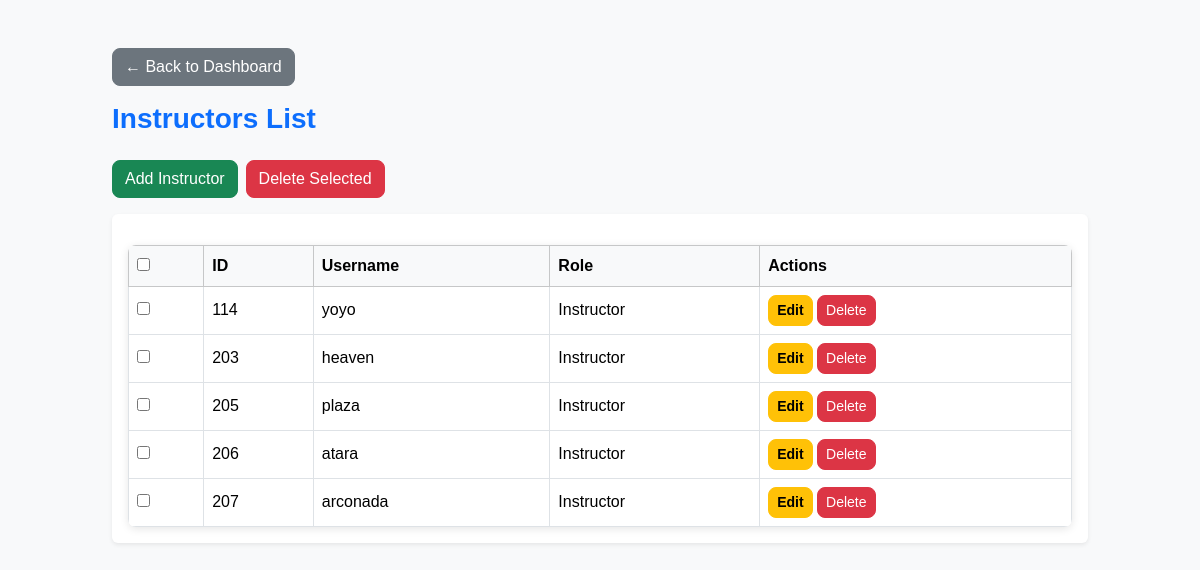
Before: /dashboard/admin/instructors (signed in) with the older database file.
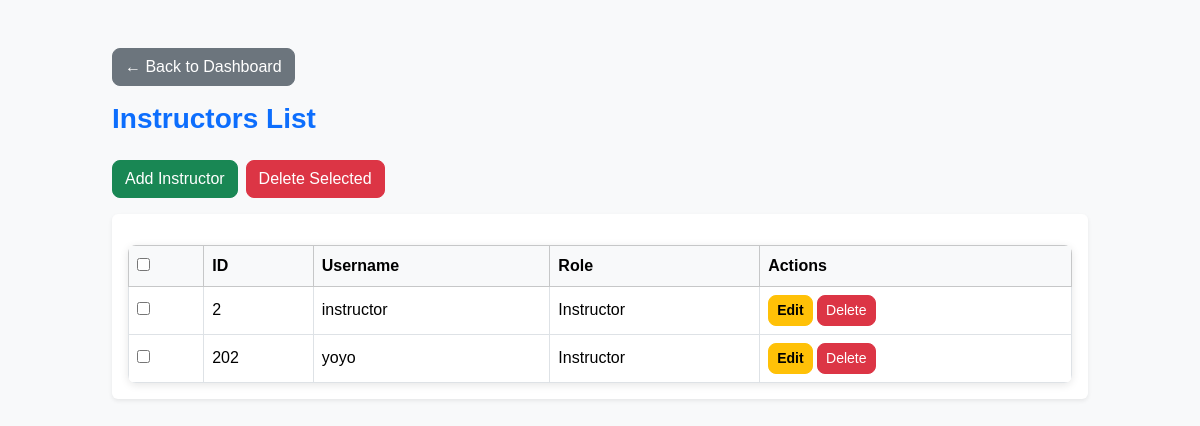
After: the same page with the newer database file.
### app.py (models this page shows)
class User(db.Model):
    id = db.Column(db.Integer, primary_key=True)
    username = db.Column(db.String(50), unique=True, nullable=False)
    password = db.Column(db.String(200), nullable=False)
    role = db.Column(db.String(20), nullable=False)  # Admin/Instructor/Student

### app.py (the view)
@app.route('/dashboard/admin/instructors')
@login_required(role='Admin')
def view_instructors():
    instructors = User.query.filter_by(role='Instructor').all()
    return render_template('instructors.html', instructors=instructors)

### app.py (called while the page is built)
def login_required(role=None):
    def decorator(f):
        @wraps(f)
        def decorated_function(*args, **kwargs):
            if 'user_id' not in session:
                flash("Please log in first.", "danger")
                return redirect(url_for('login'))
            if role and session.get('role') not in (role if isinstance(role, list) else [role]):
                flash("Access denied.", "danger")
                return redirect(url_for('login'))
            return f(*args, **kwargs)
        return decorated_function
    return decorator

### templates/instructors.html (shortened to what this page needs)
<!DOCTYPE html>
<html lang="en">
<head>
<link href="https://cdn.jsdelivr.net/npm/bootstrap@5.3.3/dist/css/bootstrap.min.css" rel="stylesheet">
<link rel="stylesheet" href="{{ url_for('static', filename='css/style.css') }}">
</head>
<body class="bg-light">
<div class="container mt-5">
    <div class="mb-3">
        <a href="{{ url_for('dashboard_admin') }}" class="btn btn-secondary">
            ← Back to Dashboard
        </a>
    </div>
    <h3 class="text-primary mb-4">Instructors List</h3>
    <div class="mb-3 d-flex gap-2">
        <a href="{{ url_for('add_instructor') }}" class="btn btn-success">Add Instructor</a>
        <button type="button" class="btn btn-danger" id="delete-selected" data-bs-toggle="modal" data-bs-target="#confirmDeleteModal">
            Delete Selected
        </button>
    </div>
    <form method="POST" action="{{ url_for('bulk_delete_instructors') }}" id="bulk-delete-form">
        <div class="table-responsive shadow-sm bg-white p-3 rounded">
            <table class="table table-bordered table-hover align-middle mb-0">
                <thead class="table-light">
                    <tr>
                        <th><input type="checkbox" id="select-all"></th>
                        <th>ID</th>
                        <th>Username</th>
                        <th>Role</th>
                        <th>Actions</th>
                    </tr>
                </thead>
                <tbody>
                    {% for instructor in instructors %}
                    <tr>
                        <td><input type="checkbox" name="instructor_ids" value="{{ instructor.id }}"></td>
                        <td>{{ instructor.id }}</td>
                        <td>{{ instructor.username }}</td>
                        <td>{{ instructor.role }}</td>
                        <td>
                            <a href="{{ url_for('edit_instructor', id=instructor.id) }}" class="btn btn-sm btn-warning">Edit</a>
                            <form action="{{ url_for('delete_instructor', id=instructor.id) }}" method="POST" style="display:inline;">
                                <button type="submit" class="btn btn-sm btn-danger" onclick="return confirm('Are you sure you want to delete this instructor?')">Delete</button>
                            </form>
                        </td>
                    </tr>
                    {% else %}
                    <tr>
                        <td colspan="5" class="text-center">No instructors found.</td>
                    </tr>
                    {% endfor %}
                </tbody>
            </table>
        </div>
    </form>
</div>
</body>
</html>

### static/css/style.css (style rules this page uses)
#delete-selected { transition: background-color 0.3s, transform 0.2s; }
.table { border-radius: 8px; overflow: hidden; box-shadow: 0 2px 8px rgba(0,0,0,0.1); }
.table { margin-top: 15px; }
body { background-color: #f8f9fa; font-family: "Poppins", Arial, sans-serif; color: #333; }
.container { max-width: 1000px; }
h1, h2, h3 { font-weight: 600; }
h3.text-primary { color: #0d6efd !important; }
.btn { border-radius: 8px !important; font-weight: 500; transition: transform 0.2s ease, box-shadow 0.2s ease; }
.btn-warning { font-weight: 600; }

Changed rows visible on the page:
no longer on this page (row edited): User: id "114", username "yoyo", role "Instructor"
removed User: id "203", username "heaven", role "Instructor"
removed User: id "205", username "plaza", role "Instructor"
removed User: id "206", username "atara", role "Instructor"
removed User: id "207", username "arconada", role "Instructor"
added User: id "2", username "instructor", role "Instructor"
now on this page (row edited): User: id "202", username "yoyo", role "Instructor"
